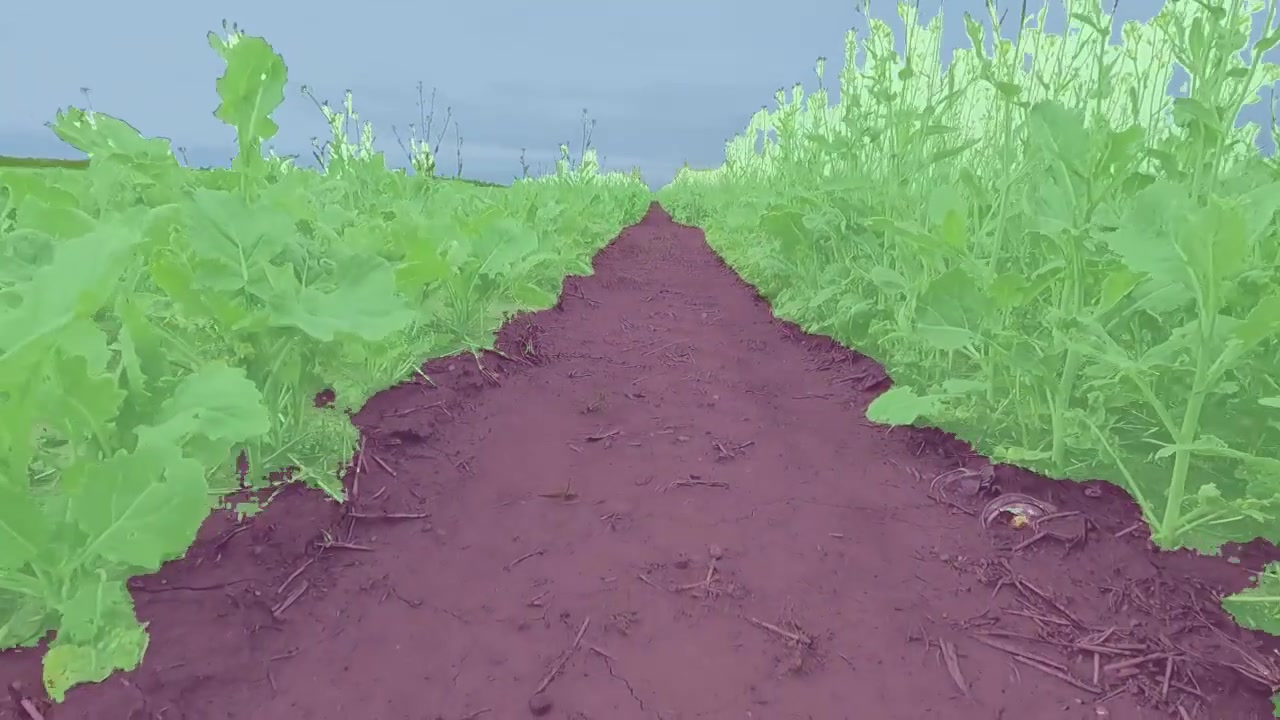
#> input picture agri_images/0009.jpg, 1280 x 720 px
$ python agri_warp.py
#> lines starting #> are read from the running program, lines starting #| are printed output that depends on the picture; after the words box and inside, x2 and y2 are one past the last pixel; in counts of white or black regions, pixels touching at a corner belong together; long printed decimals are rounded
import matplotlib
import matplotlib.pyplot as plt
import matplotlib.image as mpimg
import matplotlib.gridspec as gridspec
import cv2
import numpy as np
import pickle as pickle
import glob
import math

ORIGINAL_SIZE = 1280, 720
WARPED_SIZE = 500, 600

imgs = ["agri_images/0009.jpg"]
img = mpimg.imread(imgs[0])
#> img is the input picture: shape (720, 1280, 3); mean R, G, B 130.9, 147.2, 127

# Get a new ROI for image, on which we apply Hough Transform.
# y=425 the upper bound (original_size[0] - 295).
# y=665 the lower bound (original_size[1] - 55).
# Make a triangle shape to identify lines that go off into vanishing point.
# MAKE NOTE THAT YOU ALWAYS DO WIDTH (X) THEN HEIGHT (Y).
roi_points = np.array([[0, ORIGINAL_SIZE[1] - 25],
                       [ORIGINAL_SIZE[0], ORIGINAL_SIZE[1] - 25],
                       [ORIGINAL_SIZE[0] // 2 + 10, ORIGINAL_SIZE[1] - 540]])
roi = np.zeros((720, 1280), np.uint8) # uint8 good for 0-255 so good for small numbers like colors
cv2.fillPoly(roi, [roi_points], 1)
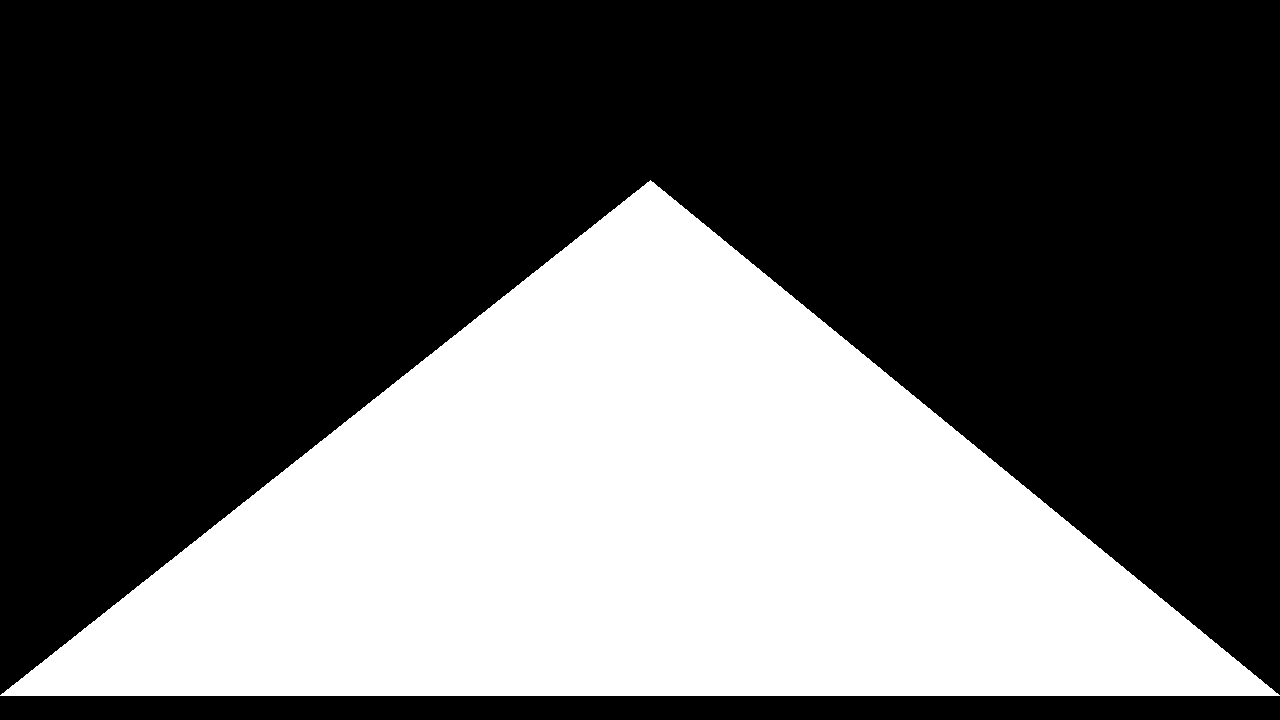
#> roi: shape (720, 1280); values 0 (black) and 1 (white), 35.9% white; 1 white region, box (x1, y1, x2, y2) and area: (0, 180, 1280, 696) 330620

# Employing Gaussian Blur
kernel = np.ones((5,5),np.uint8)
img = cv2.GaussianBlur(img,(3,3),2)
img = cv2.morphologyEx(img, cv2.MORPH_OPEN, kernel)

#img = cv2.addWeighted(img, 2.3, np.zeros(img.shape, img.dtype), 0, 4)

# Might need to skip horizontal lines when doing HoughLine

# Canny + Hough Lines
img_HLS = cv2.cvtColor(img, cv2.COLOR_BGR2HLS)
#> img_HLS: shape (720, 1280, 3); mean of channels 0, 1, 2 86.6, 135.7, 73.1
_h_channel = img_HLS[:, :, 0]
_l_channel  = img_HLS[:, :, 1]
_s_channel = img_HLS[:, :, 2]
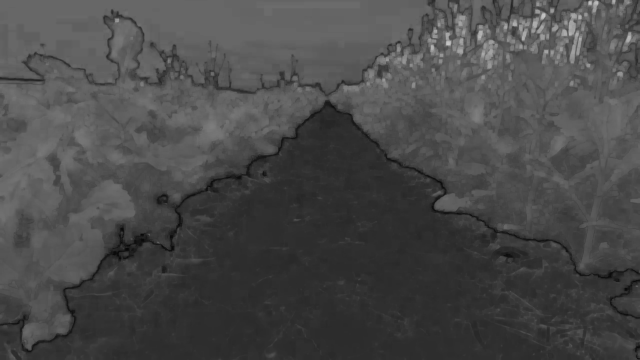
#> _s_channel: shape (720, 1280) (shown at 1/2 size); min 2, max 197, mean 73.1

# [5 lines of commented-out code are left out]

_h_channel = cv2.equalizeHist(_h_channel)


low_thresh = 100
high_thresh = 200
# Better to do Canny on lightness channel
_h_channel = cv2.erode(_h_channel,kernel,iterations = 1)
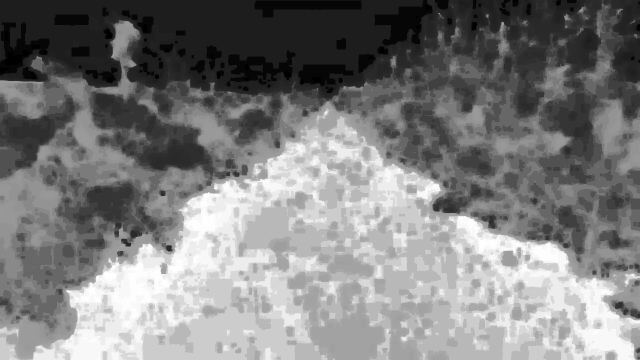
#> _h_channel: shape (720, 1280) (shown at 1/2 size); min 0, max 255, mean 126.2
edges = cv2.Canny(_h_channel, high_thresh, low_thresh)
#> edges: shape (720, 1280); 1.8% white in thin lines or dots
new_img = cv2.bitwise_and(edges, edges, mask=roi)
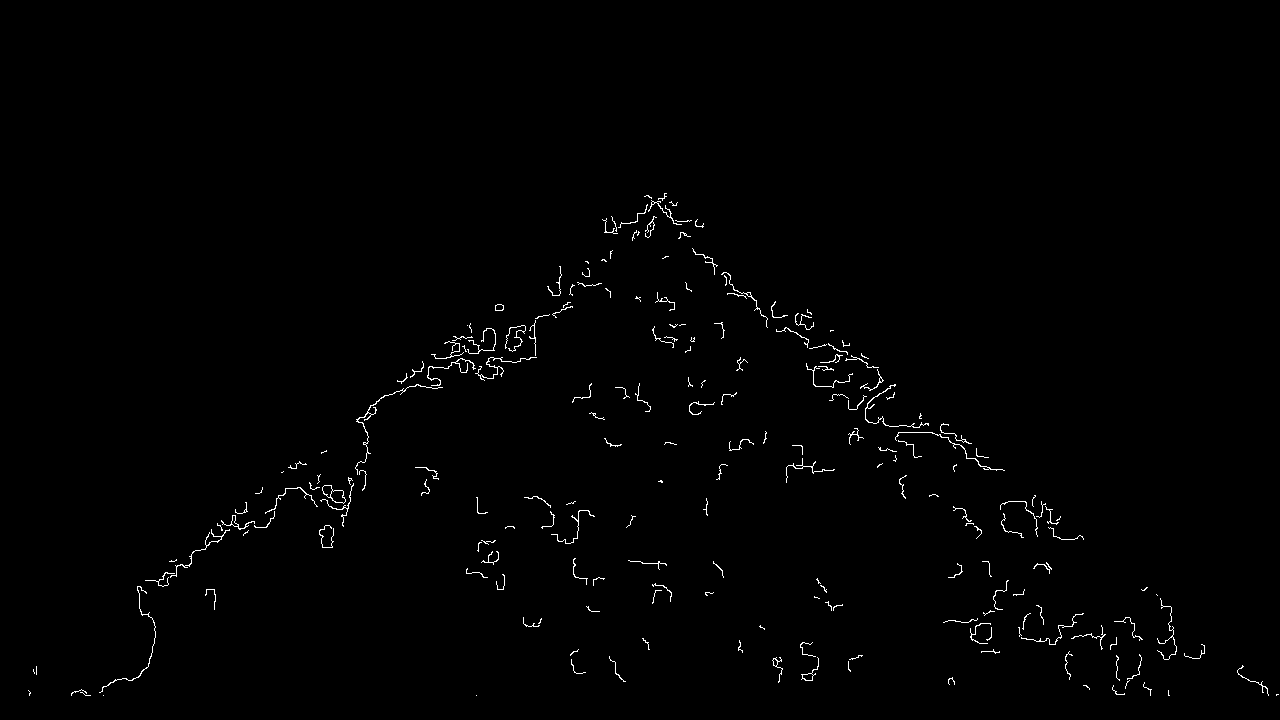
#> new_img: shape (720, 1280); 0.82% white in thin lines or dots, all inside (x1, y1, x2, y2) = (28, 193, 1279, 696)
plt.imshow(new_img)
plt.show()
lines = cv2.HoughLinesP(new_img, 2, np.pi/180, 100, None, 180, 120)
#> lines = 22 rows, first 6: [647, 205, 1267, 689], [33, 669, 665, 193], [142, 590, 691, 220], [33, 671, 488, 328], [644, 213, 1204, 651], [651, 197, 1138, 667]

Lhs = np.zeros((2, 2), dtype = np.float32)
Rhs = np.zeros((2, 1), dtype = np.float32)
x_max = 0
x_min = 2555
left_av = []
right_av = []
for line in lines:
    for x1, y1, x2, y2 in line:
        # Find the norm (the distances between the two points)
        normal = np.array([[-(y2-y1)], [x2-x1]], dtype = np.float32) # question about this implementation
        normal = normal / np.linalg.norm(normal)
        pt = np.array([[x1], [y1]], dtype = np.float32)
        outer = np.matmul(normal, normal.T)

        Lhs += outer
        Rhs += np.matmul(outer, pt) #use matmul for matrix multiply and not dot product

        # Average out the lines
        slope = (y2 - y1) / (x2 - x1)
        intercept = y1 - (slope * x1)
        if abs(slope) > 5 or slope == 0 or abs(slope) < 0.2:
            pass
        elif slope > 0:
            print(slope)
            right_av.append([slope, intercept])
            #cv2.line(img, (x1, y1), (x2, y2), (255, 0, 0), thickness = 2)
        else:
            print(slope)
            left_av.append([slope, intercept])
            #cv2.line(img, (x1, y1), (x2, y2), (0, 255, 0), thickness = 2)

        x_iter_max = max(x1, x2)
        x_iter_min = min(x1, x2)
        x_max = max(x_max, x_iter_max)
        x_min = min(x_min, x_iter_min)
#> this loop made 22 passes
#> (printed output is left out)
#> after the loop, Lhs = [[7.91, -1.42], [-1.42, 14.09]]; Rhs = [4779.3, 2700.9]; left_av = [[-0.753, 693.9], [-0.674, 685.7], [-0.754, 695.9], [-0.839, 718.3], [-0.727, 699.2], [-0.726, 680.6], [-0.727, 696.7], [-0.727, 702], [-0.781, 695]]; right_av = [[0.781, -300.1], [0.782, -290.7], [0.965, -431.3], [0.782, -295.1], [1, -447], [0.782, -305.8], [1, -451], [0.809, -337.9], [0.809, -339.4], [0.781, -299.5], [0.932, -407.8], [0.23, 401.4]]
width = x_max - x_min
print('width : ', width)
# Calculate Vanishing Point
vp = np.matmul(np.linalg.inv(Lhs), Rhs)
#> vp = [650.6, 257.2]
vp = vp.flatten()

print('vp is : ', vp)
#| vp is :  [650.5842  257.162]
plt.plot(vp[0], vp[1], 'c^')

plt.imshow(img)
plt.show()
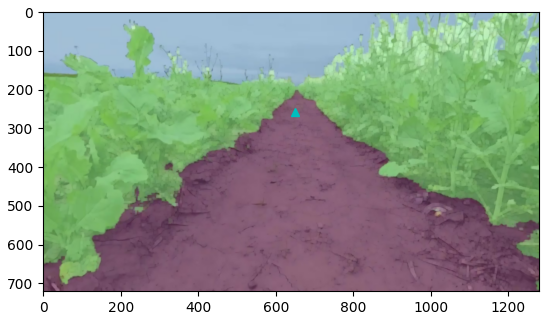
#> figure drawn by matplotlib, 1 panel

# Cont. Averaging Lines
left_fitted_av = np.average(left_av, axis=0)
#> left_fitted_av = [-0.745, 696.4]
right_fitted_av = np.average(right_av, axis=0)
#> right_fitted_av = [0.804, -292]

# Drawing up source points for perspective warps
def find_pt_inline(p1, p2, y):
    """
    Here we use point-slope formula in order to find a point that is present on the line
    that passes through our vanishing point (vp).
    input: points p1, p2, and y. They come is as tuples [x, y]
    We then use the point-slope formula: y - b = m(x - a)
    y: y-coordinate of desired point on the line
    x: x-coordinate of desired point on the line
    m: slope
    b: y-coordinate of p1
    a: x-coodrinate of p1
    x = p1x + (1/m)(y - p1y)
    """
    m_inv = (p2[0] - p1[0]) / float(p2[1] - p1[1])
    Δy = (y - p1[1])
    x = p1[0] + m_inv * Δy
    return [x, y]

top = vp[1] + 65
#> top = 322.2
bot = ORIGINAL_SIZE[1] - 55

#print(900*right_av[0][0] + right_av[0][1])
#cv2.line(img, (0, -38), (900, 1188), (0, 0, 255), 3)


# Cont. Averaging Lines
y1 = bot
y2 = top
#> y2 = 322.2
left_x1 = int((y1 - left_fitted_av[1]) / left_fitted_av[0])
#> left_x1 = 42
left_x2 = int((y2 - left_fitted_av[1]) / left_fitted_av[0])
#> left_x2 = 502
right_x1 = int((y1 - right_fitted_av[1]) / right_fitted_av[0])
#> right_x1 = 1189
right_x2 = int((y2 - right_fitted_av[1]) / right_fitted_av[0])
#> right_x2 = 763
cv2.line(img, (left_x1, y1), (left_x2, int(y2)), (255, 0, 0), thickness = 2)
cv2.line(img, (right_x1, y1), (right_x2, int(y2)), (255, 0, 0), thickness = 2)

# Make a large width so that you can grab the lines on the challenge video
width = 300

p1 = [vp[0] - width/2, top]
#> p1 = [500.6, 322.2]
p2 = [vp[0] + width/2, top]
#> p2 = [800.6, 322.2]
p3 = find_pt_inline(p2, vp, bot)
#> in find_pt_inline, `m_inv = (p2[0] - p1[0]) / float(p2[1] - p1[1])`: m_inv = 2.31
#> in find_pt_inline, `Δy = (y - p1[1])`: Δy = 342.8
#> in find_pt_inline, `x = p1[0] + m_inv * Δy`: x = 1591.7
#> p3 = [1591.7, 665]
p4 = find_pt_inline(p1, vp, bot)
#> p4 = [-290.6, 665]

src_pts = np.float32([p1, p2, p3, p4])
#> src_pts = [[500.6, 322.2], [800.6, 322.2], [1591.7, 665], [-290.6, 665]]
src_pts = np.float32([[ 400.2556, 384.81726 ],
                      [ 860.2556, 384.81726 ],
                      [1280, 665.      ],
                      [0, 665.      ]])

dst_pts = np.float32([[0, 0], [WARPED_SIZE[0], 0],
                       [WARPED_SIZE[0], WARPED_SIZE[1]],
                       [0, WARPED_SIZE[1]]])

# Draw Trapezoid
cv2.polylines(img, [src_pts.astype(np.int32)],True, (0,200,100), thickness=5)
plt.plot(p1[0], p1[1], 'r+')
plt.plot(p2[0], p2[1], 'c^')
plt.plot(p3[0], p3[1], 'r^')
plt.plot(p4[0], p4[1], 'g^')
plt.title('Trapezoid For Perspective Transform')

plt.imshow(img)
plt.show()
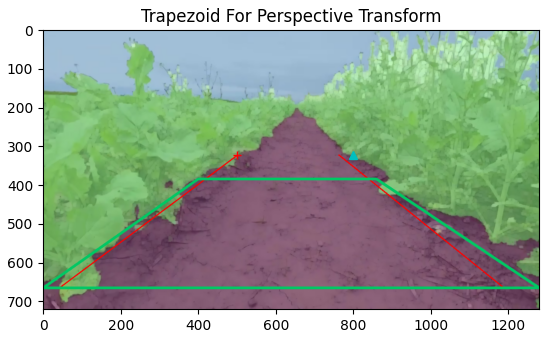
#> figure drawn by matplotlib, 1 panel

src_pts[0] += [-1, 1]
src_pts[1] += [1, 1]
M = cv2.getPerspectiveTransform(src_pts, dst_pts)
warped_img = cv2.warpPerspective(img, M, WARPED_SIZE)
f = warped_img
# M is what you will be using from now on.

# Next steps ...
# 1) Find mid-line between the two lane lines, serving as our reference line.
# 2) Warp and then hough for the reference line.
# 3) We already know the position of the current trajectory in warp (still just middle
#    of the image). Do some linear algebra to get distance in pixels.
# 4) Also still need to figure out pixel2meter.
#   a) Split project into 2: 1 for pixel2meter and 2 for running livestream

# Transform averaged points into warped coordinates.
# Endpoints for averaged lines
bot_left = np.array([left_x1, y1], dtype="float32")
#> bot_left = [42, 665]
top_left = np.array([left_x2, int(y2)], dtype="float32")
#> top_left = [502, 322]
bot_right = np.array([right_x1, y1], dtype="float32")
#> bot_right = [1189, 665]
top_right = np.array([right_x2, int(y2)], dtype="float32")
#> top_right = [763, 322]

# Transforming above endpoints
bot_left = cv2.perspectiveTransform(np.array([[bot_left]]), M, WARPED_SIZE).squeeze()
#> bot_left = [16.41, 600]
top_left = cv2.perspectiveTransform(np.array([[top_left]]), M, WARPED_SIZE).squeeze()
#> top_left = [20.87, -638.3]
bot_right = cv2.perspectiveTransform(np.array([[bot_right]]), M, WARPED_SIZE).squeeze()
#> bot_right = [464.5, 600]
top_right = cv2.perspectiveTransform(np.array([[top_right]]), M, WARPED_SIZE).squeeze()
#> top_right = [495.4, -638.3]
cv2.line(f, bot_left.astype("int"), top_left.astype("int"), (0, 255, 0), 3)
cv2.line(f, bot_right.astype("int"), top_right.astype("int"), (0, 255, 0), 3)

mid_top = [int((top_left[0] + top_right[0]) / 2),
         int((top_left[1] + top_right[1]) / 2)]
#> mid_top = [258, -638]
mid_bot = [int((bot_left[0] + bot_right[0]) / 2),
         int((bot_left[1] + bot_right[1]) / 2)]
#> mid_bot = [240, 600]

# Drawing mid-line
cv2.line(f, mid_top, mid_bot, (0, 0, 255), 3)
# Add current car trajectory
traj_bot = [f.shape[1] // 2, 600]
traj_top = [f.shape[1] // 2, 0]
cv2.line(f,traj_bot, traj_top, (0, 0, 255), 3)
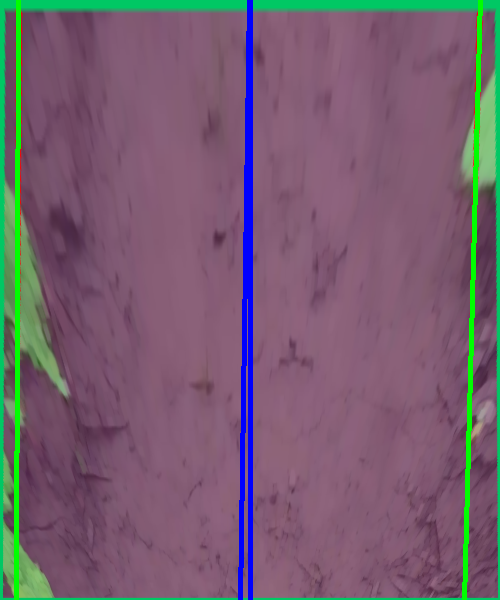
#> f: shape (600, 500, 3); mean R, G, B 116.9, 94.8, 111.2
x = traj_bot[0]
mid_slope = 0
if mid_top[0] - mid_bot[0] != 0:
    mid_slope = (mid_top[1] - mid_bot[1]) / (mid_top[0] - mid_bot[0])
#> mid_slope = -68.78
else:
    mid_slope = (mid_top[1] - mid_bot[1]) * 1000
mid_int = mid_top[1] - mid_top[0] * mid_slope
#> mid_int = 17106.7
y = x * mid_slope + mid_int
#> y = -87.78
P = np.array([x, y])
#> P = [250, -87.78]

# Calculating pixel distance between averaged line and trajectory line.
PA = np.array(traj_bot) - P
#> PA = [0, 687.8]
PB = np.array(mid_bot) - P
#> PB = [-10, 687.8]

PB_mag = np.linalg.norm(PB)
#> PB_mag = 687.9
PB_unit = PB / PB_mag
#> PB_unit = [-0.0145, 1]
A_parallel = np.dot(PA, PB_unit) * PB_unit
#> A_parallel = [-10, 687.6]
A_parallel_pt = A_parallel + P
#> A_parallel_pt = [240, 599.9]

# Find Intercept

cv2.line(f,traj_bot, A_parallel_pt.astype("int"), (0, 0, 255), 3)
#> f: shape (600, 500, 3); under 0.01% of pixels changed, all inside (x1, y1, x2, y2) = (243, 597, 248, 600)

plt.imshow(f)
plt.show()
